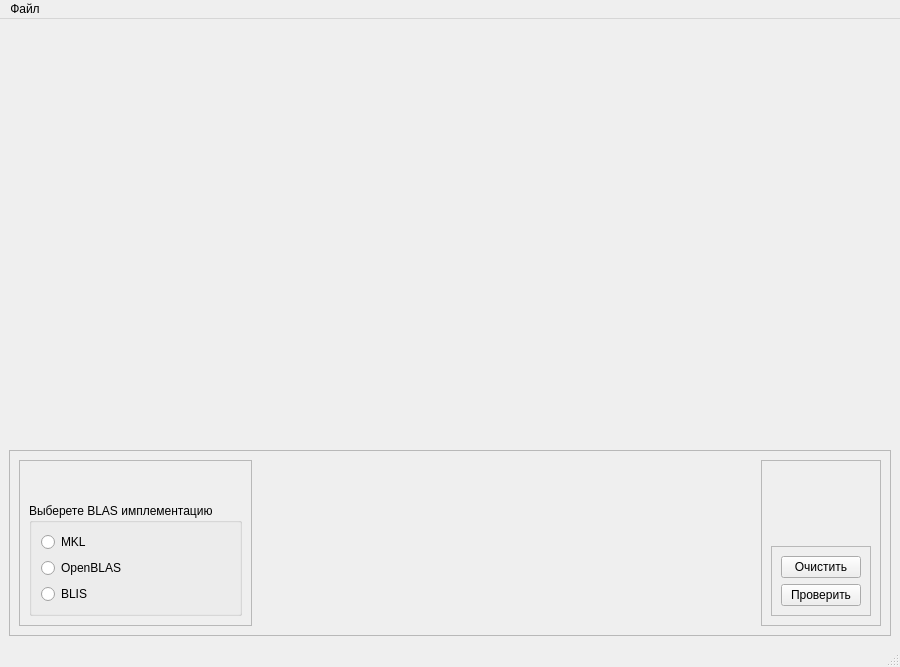
<?xml version="1.0" encoding="UTF-8"?>
<ui version="4.0">
 <class>MainWindow</class>
 <widget class="QMainWindow" name="MainWindow">
  <property name="geometry">
   <rect>
    <x>0</x>
    <y>0</y>
    <width>900</width>
    <height>667</height>
   </rect>
  </property>
  <property name="minimumSize">
   <size>
    <width>860</width>
    <height>667</height>
   </size>
  </property>
  <property name="maximumSize">
   <size>
    <width>900</width>
    <height>667</height>
   </size>
  </property>
  <property name="windowTitle">
   <string>Распознание рабочих в касках</string>
  </property>
  <property name="windowIcon">
   <iconset resource="assets/images.qrc">
    <normaloff>:/images/res/worker.ico</normaloff>:/images/res/worker.ico</iconset>
  </property>
  <widget class="QWidget" name="centralwidget">
   <layout class="QGridLayout" name="gridLayout">
    <item row="0" column="0">
     <layout class="QHBoxLayout" name="horizontalLayout_2">
      <item>
       <widget class="QLabel" name="inputPhotoLabel">
        <property name="minimumSize">
         <size>
          <width>416</width>
          <height>416</height>
         </size>
        </property>
        <property name="maximumSize">
         <size>
          <width>416</width>
          <height>416</height>
         </size>
        </property>
        <property name="text">
         <string/>
        </property>
        <property name="pixmap">
         <pixmap resource="assets/images.qrc">:/images/res/before_load_image.png</pixmap>
        </property>
        <property name="alignment">
         <set>Qt::AlignCenter</set>
        </property>
       </widget>
      </item>
      <item>
       <spacer name="horizontalSpacer_2">
        <property name="orientation">
         <enum>Qt::Horizontal</enum>
        </property>
        <property name="sizeHint" stdset="0">
         <size>
          <width>40</width>
          <height>20</height>
         </size>
        </property>
       </spacer>
      </item>
      <item>
       <widget class="QLabel" name="outputPhotoLabel">
        <property name="minimumSize">
         <size>
          <width>416</width>
          <height>416</height>
         </size>
        </property>
        <property name="maximumSize">
         <size>
          <width>416</width>
          <height>416</height>
         </size>
        </property>
        <property name="text">
         <string/>
        </property>
        <property name="pixmap">
         <pixmap resource="assets/images.qrc">:/images/res/before_load_image.png</pixmap>
        </property>
        <property name="alignment">
         <set>Qt::AlignCenter</set>
        </property>
       </widget>
      </item>
     </layout>
    </item>
    <item row="1" column="0">
     <widget class="QFrame" name="frame">
      <property name="frameShape">
       <enum>QFrame::StyledPanel</enum>
      </property>
      <property name="frameShadow">
       <enum>QFrame::Raised</enum>
      </property>
      <layout class="QHBoxLayout" name="horizontalLayout">
       <item>
        <widget class="QFrame" name="frame_2">
         <property name="frameShape">
          <enum>QFrame::StyledPanel</enum>
         </property>
         <property name="frameShadow">
          <enum>QFrame::Raised</enum>
         </property>
         <layout class="QVBoxLayout" name="verticalLayout_3">
          <item>
           <spacer name="verticalSpacer_2">
            <property name="orientation">
             <enum>Qt::Vertical</enum>
            </property>
            <property name="sizeHint" stdset="0">
             <size>
              <width>20</width>
              <height>50</height>
             </size>
            </property>
           </spacer>
          </item>
          <item>
           <widget class="QGroupBox" name="groupBox">
            <property name="minimumSize">
             <size>
              <width>200</width>
              <height>0</height>
             </size>
            </property>
            <property name="title">
             <string>Выберете BLAS имплементацию</string>
            </property>
            <layout class="QVBoxLayout" name="verticalLayout_2">
             <item>
              <widget class="QRadioButton" name="mklBlasBtn">
               <property name="text">
                <string>MKL</string>
               </property>
              </widget>
             </item>
             <item>
              <widget class="QRadioButton" name="openBlasBtn">
               <property name="text">
                <string>OpenBLAS</string>
               </property>
              </widget>
             </item>
             <item>
              <widget class="QRadioButton" name="blisBlasBtn">
               <property name="text">
                <string>BLIS</string>
               </property>
              </widget>
             </item>
            </layout>
           </widget>
          </item>
         </layout>
        </widget>
       </item>
       <item>
        <spacer name="horizontalSpacer">
         <property name="orientation">
          <enum>Qt::Horizontal</enum>
         </property>
         <property name="sizeHint" stdset="0">
          <size>
           <width>363</width>
           <height>20</height>
          </size>
         </property>
        </spacer>
       </item>
       <item>
        <widget class="QFrame" name="frame_4">
         <property name="frameShape">
          <enum>QFrame::StyledPanel</enum>
         </property>
         <property name="frameShadow">
          <enum>QFrame::Raised</enum>
         </property>
         <layout class="QVBoxLayout" name="verticalLayout_4">
          <item>
           <spacer name="verticalSpacer">
            <property name="orientation">
             <enum>Qt::Vertical</enum>
            </property>
            <property name="sizeHint" stdset="0">
             <size>
              <width>20</width>
              <height>82</height>
             </size>
            </property>
           </spacer>
          </item>
          <item>
           <widget class="QFrame" name="frame_3">
            <property name="frameShape">
             <enum>QFrame::StyledPanel</enum>
            </property>
            <property name="frameShadow">
             <enum>QFrame::Raised</enum>
            </property>
            <layout class="QVBoxLayout" name="verticalLayout">
             <item>
              <widget class="QPushButton" name="onCleanBtnClick">
               <property name="text">
                <string>Очистить</string>
               </property>
              </widget>
             </item>
             <item>
              <widget class="QPushButton" name="onRecognitionBtnClick">
               <property name="text">
                <string>Проверить</string>
               </property>
              </widget>
             </item>
            </layout>
           </widget>
          </item>
         </layout>
        </widget>
       </item>
      </layout>
     </widget>
    </item>
   </layout>
  </widget>
  <widget class="QMenuBar" name="menubar">
   <property name="geometry">
    <rect>
     <x>0</x>
     <y>0</y>
     <width>900</width>
     <height>26</height>
    </rect>
   </property>
   <widget class="QMenu" name="menu">
    <property name="title">
     <string>Файл</string>
    </property>
    <widget class="QMenu" name="menu_2">
     <property name="title">
      <string>Открыть</string>
     </property>
     <addaction name="actionOpenPhoto"/>
     <addaction name="actionOpenVideo"/>
    </widget>
    <addaction name="menu_2"/>
   </widget>
   <addaction name="menu"/>
  </widget>
  <widget class="QStatusBar" name="statusbar"/>
  <action name="action_2">
   <property name="text">
    <string>Открыть видео</string>
   </property>
  </action>
  <action name="actionOpenPhoto">
   <property name="text">
    <string>Фото</string>
   </property>
  </action>
  <action name="actionOpenVideo">
   <property name="text">
    <string>Видео</string>
   </property>
  </action>
 </widget>
 <resources>
  <include location="assets/images.qrc"/>
  <include location="images.qrc"/>
 </resources>
 <connections/>
</ui>
